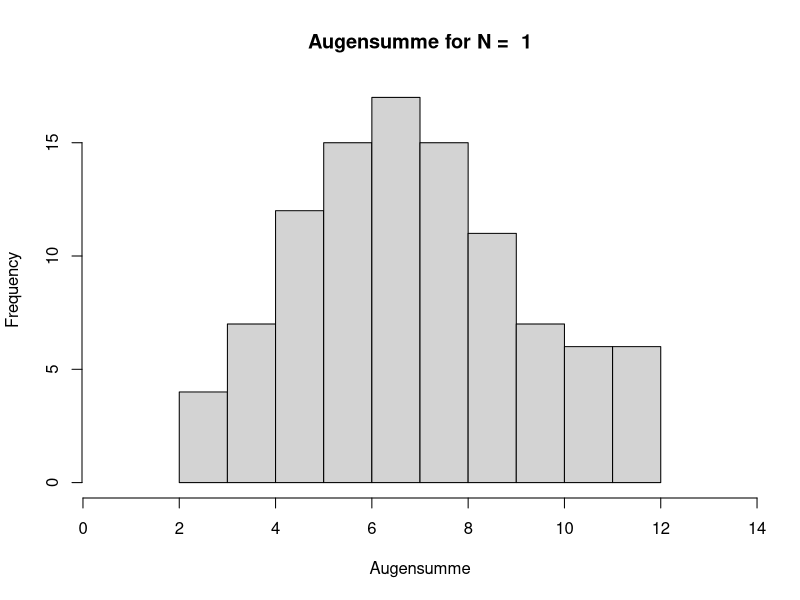
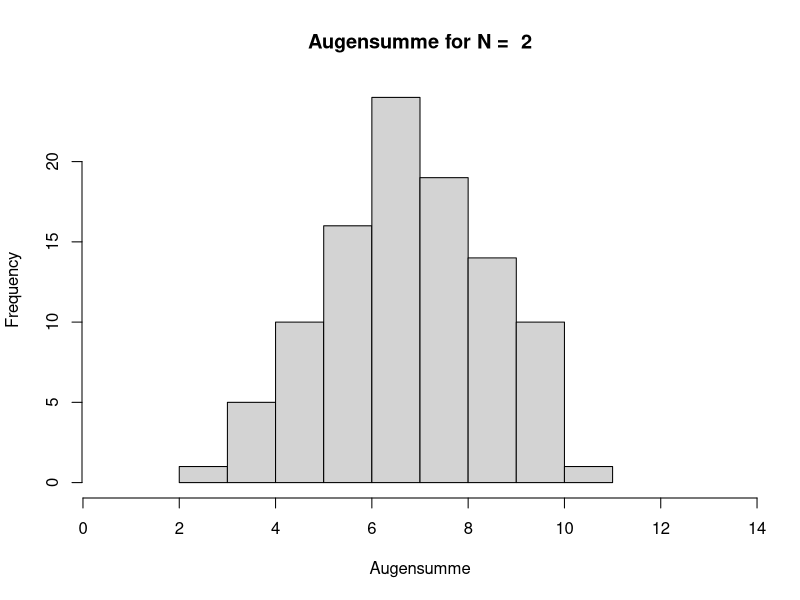
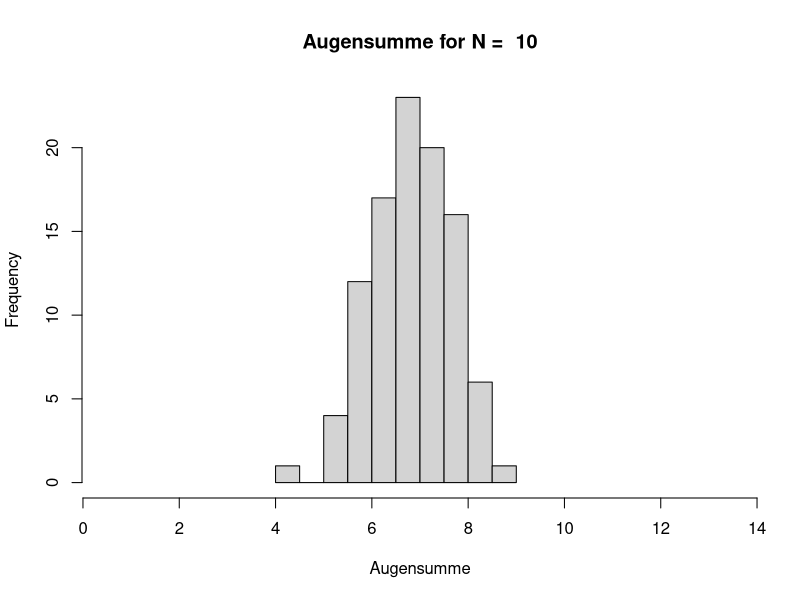
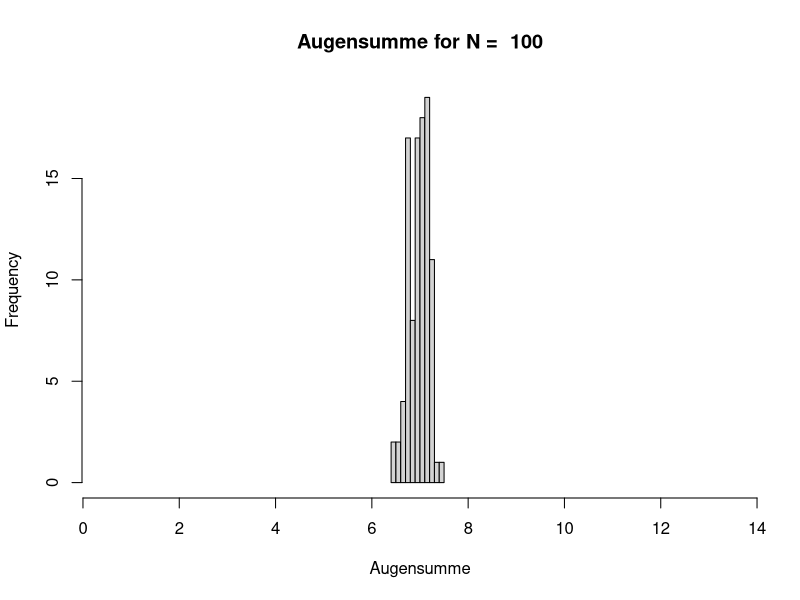
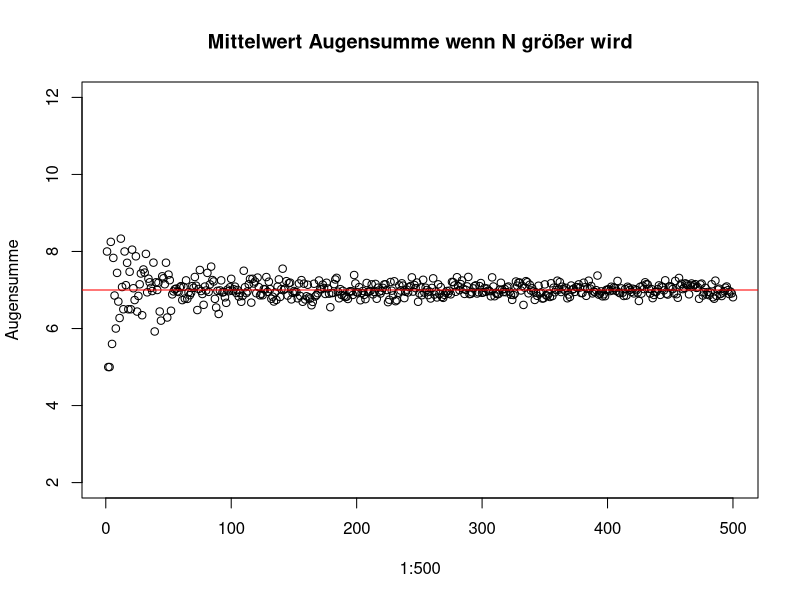
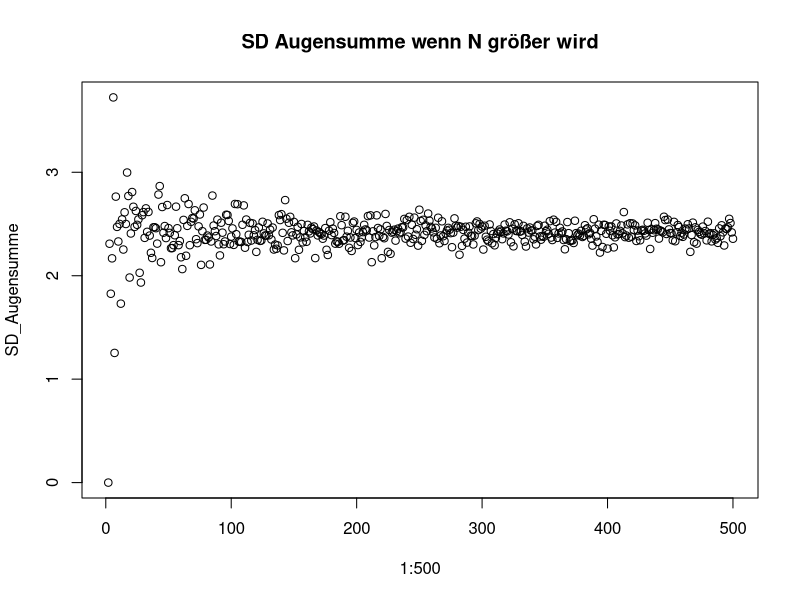
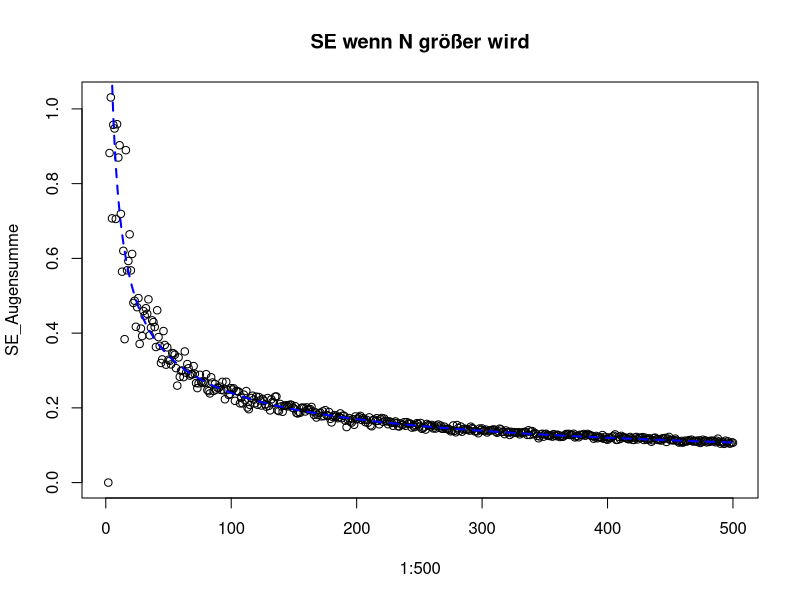
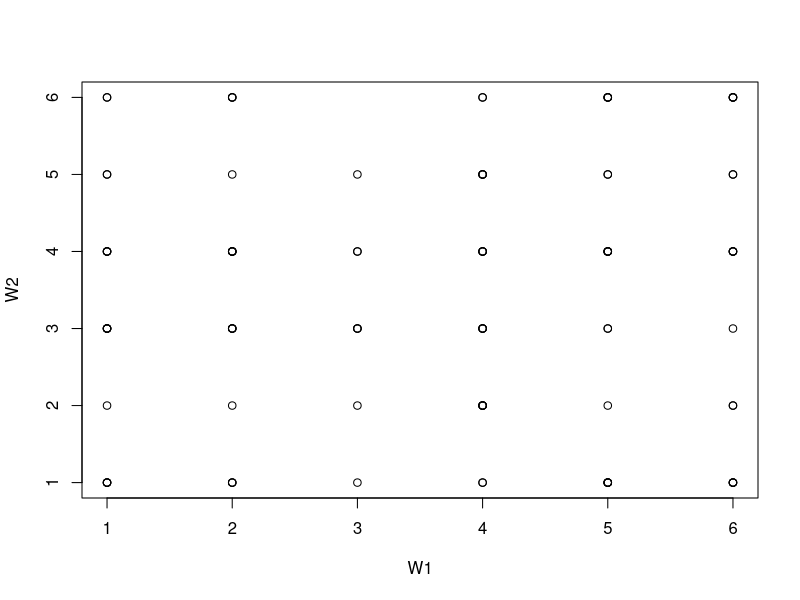

Generate these figures, in order, with R:
## ---- chunk 1
W1 <- sample(c(1,2,3,4,5,6),1)
W1
W2 <- sample(c(1,2,3,4,5,6),1)
W2
AS <- W1 + W2
## ---- chunk 2
N = 1
Augensumme <- sapply (1:100, function (x)
  {
  sample(c(1,2,3,4,5,6),1) + sample(c(1,2,3,4,5,6),1)
})
Augensumme
hist(Augensumme, xlim = c(0.5,13.5), main = paste("Augensumme for N = ",N))
## ---- chunk 3
N = 2
Augensumme <- sapply (1:100, function (x) # 100 Wiederholungen
  {
  mean(sapply(1:N, function(y)
  {
    sample(c(1,2,3,4,5,6),1) + sample(c(1,2,3,4,5,6),1)
  }
  ))
})
Augensumme
hist(Augensumme, xlim = c(0.5,13.5), main = paste("Augensumme for N = ",N))
## ---- chunk 4
N = 10
Augensumme <- sapply (1:100, function (x)
  {
  mean(sapply(1:N, function(y)
  {
    sample(c(1,2,3,4,5,6),1) + sample(c(1,2,3,4,5,6),1)
  }
  ))
})
Augensumme
hist(Augensumme, xlim = c(0.5,13.5), main = paste("Augensumme for N = ",N))
## ---- chunk 5
N = 100
Augensumme <- sapply (1:100, function (x)
  {
  mean(sapply(1:N, function(y)
  {
    sample(c(1,2,3,4,5,6),1) + sample(c(1,2,3,4,5,6),1)
  }
  ))
})
Augensumme
hist(Augensumme, xlim = c(0.5,13.5), main = paste("Augensumme for N = ",N))
## ---- chunk 6
Augensumme <- sapply (1:500, function (N)
  {
  mean(sapply(1:N, function(y)
  {
    sample(c(1,2,3,4,5,6),1) + sample(c(1,2,3,4,5,6),1)
  }
  ))
})
Augensumme
plot(1:500,Augensumme, ylim = c(2, 12), main = "Mittelwert Augensumme wenn N größer wird");abline(h = 7, col = "red")
## ---- chunk 7
SD_Augensumme <- sapply (1:500, function (N)
  {
  sd(sapply(1:N, function(y)
  {
    sample(c(1,2,3,4,5,6),1) + sample(c(1,2,3,4,5,6),1)
  }
  ))
})
SD_Augensumme
plot(1:500,SD_Augensumme, main = "SD Augensumme wenn N größer wird")
## ---- chunk 8
SE_Augensumme <- sapply (1:500, function (N)
  {
  sd(sapply(1:N, function(y)
  {
    sample(c(1,2,3,4,5,6),1) + sample(c(1,2,3,4,5,6),1)
  }
  ))/sqrt(N)
})
SE_Augensumme
plot(1:500,SE_Augensumme, main = "SE wenn N größer wird")
lines(2.4/sqrt(seq(1,500,1)), lty = 2, col="blue", lwd=2)
## ---- chunk 9
W1 <- sapply(1:100,function(x) {sample(c(1,2,3,4,5,6),1)})
W2 <- sapply(1:100,function(x) {sample(c(1,2,3,4,5,6),1)})
plot(W1,W2)
## ---- chunk 10
hist(W1)
hist(W2)
